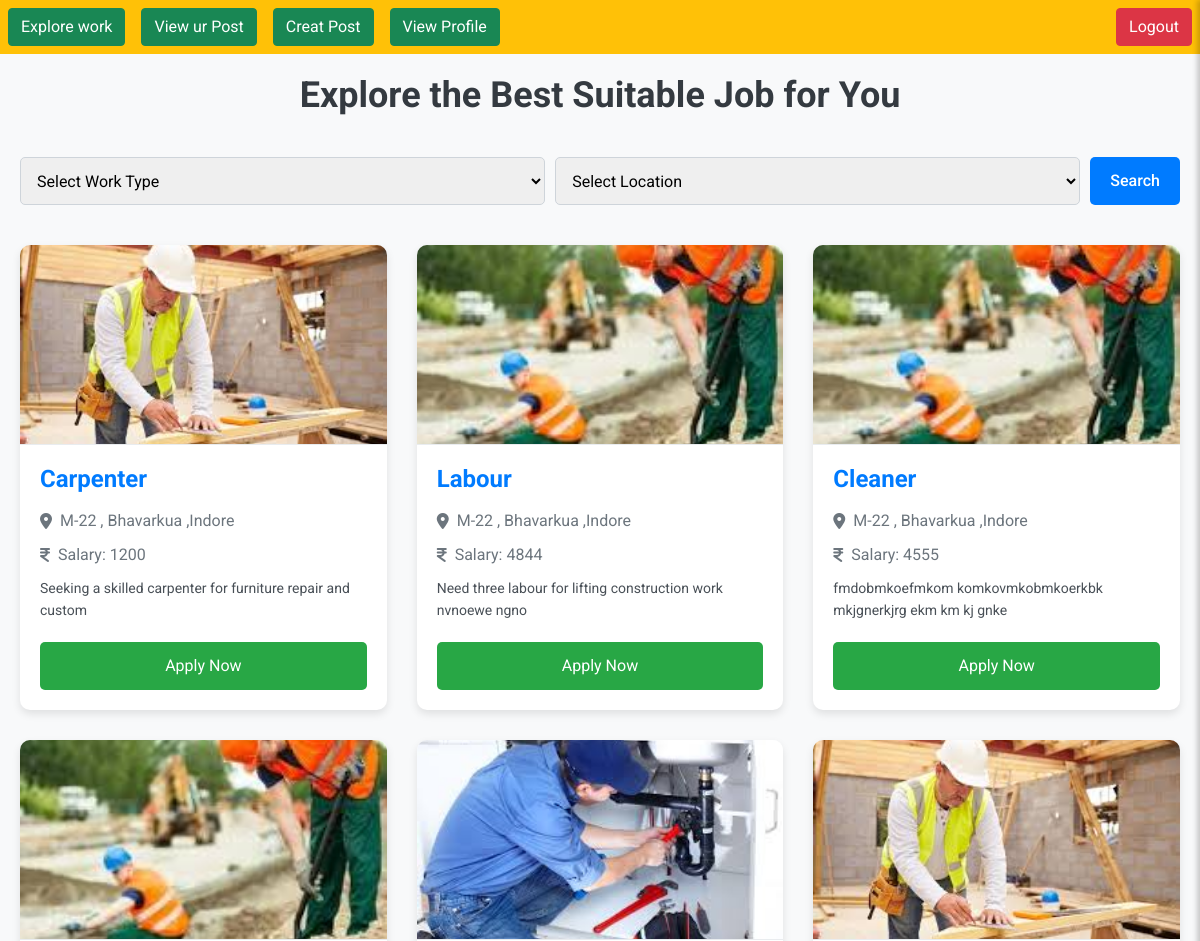
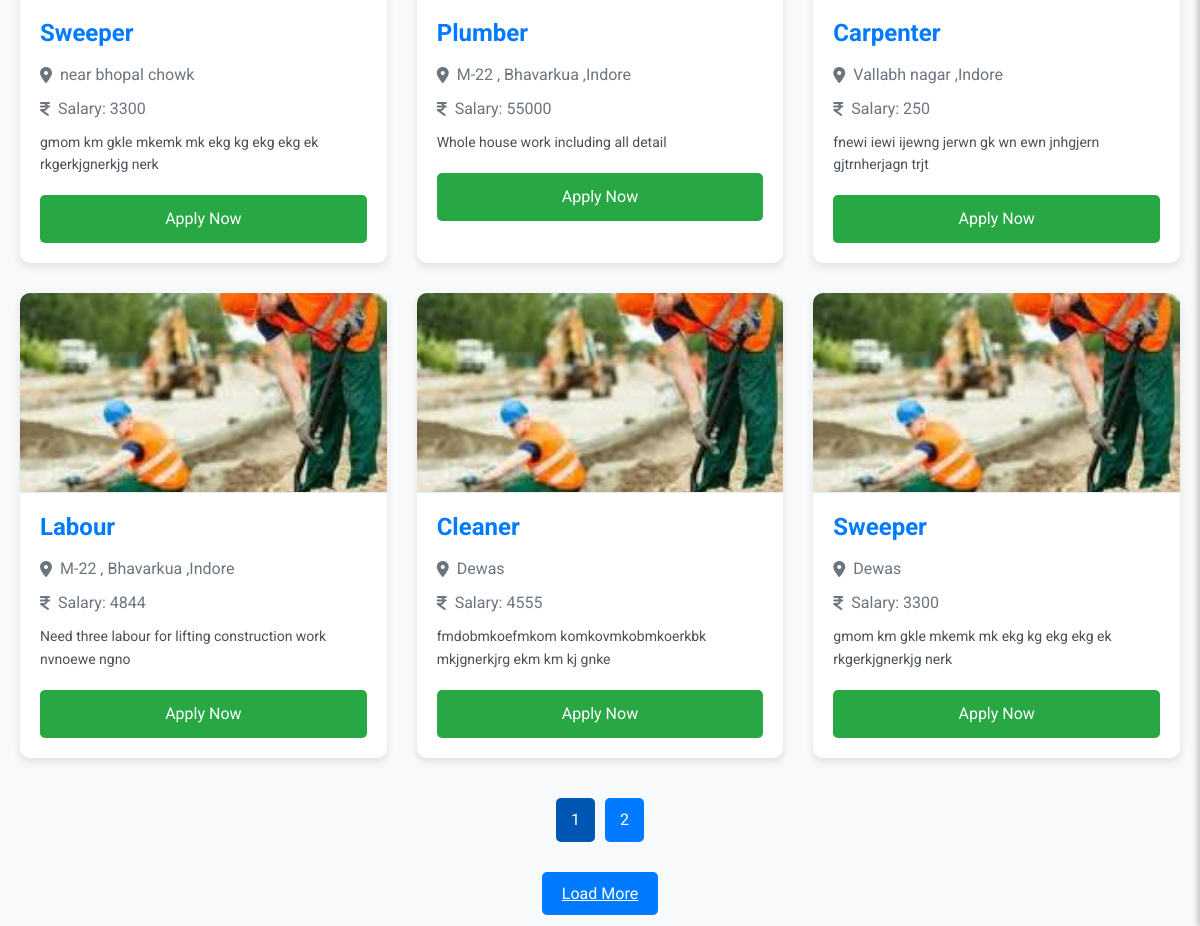
The app's page /Labour/postL.php with its own data (2 pictures, top to bottom).
### tables this page shows
CREATE TABLE `job_post` (
  `post_ID` int(11) NOT NULL,
  `jobTitle` varchar(20) NOT NULL,
  `salary` int(11) NOT NULL,
  `detail` varchar(60) NOT NULL,
  `city` varchar(20) NOT NULL,
  `location` varchar(30) NOT NULL,
  `createdDate` int(11) NOT NULL,
  `impath` varchar(200) NOT NULL,
  `owner` int(11) NOT NULL
);

### Labour/postL.php (the view, shortened to what this page needs)
<?php
include "../Shared/sqlconnection.php";
$limit = 9;
$page = isset($_GET['page']) ? (int)$_GET['page'] : 1;
$offset = ($page - 1) * $limit;
$query = "SELECT * FROM job_post WHERE 1=1";
$query .= " LIMIT $limit OFFSET $offset";
$sql_result = mysqli_query($conn, $query);
$total_query = "SELECT COUNT(*) AS total FROM job_post WHERE 1=1";
$total_result = mysqli_query($conn, $total_query);
$total_row = mysqli_fetch_assoc($total_result);
$total_jobs = $total_row['total'];
$total_pages = ceil($total_jobs / $limit);
?>
<!DOCTYPE html>
<html lang="en">
<head>
    <link rel="stylesheet" href="https://cdnjs.cloudflare.com/ajax/libs/font-awesome/6.0.0/css/all.min.css">
</head>
<body>
<div class="container">
    <h1 class="heading">Explore the Best Suitable Job for You</h1>
    <form class="filter-form" method="POST" action="">
        <select name="jobTitle">
            <option value="">Select Work Type</option>
        </select>
        <select name="location">
            <option value="">Select Location</option>
        </select>
        <button type="submit">Search</button>
    </form>
    <div class="job-grid" id="job-grid">
        <?php
        if (mysqli_num_rows($sql_result) > 0) {
            while ($dbrow = mysqli_fetch_assoc($sql_result)) {
                echo "
                <div class='job-card'>
                    <img src='$dbrow[impath]' alt='$dbrow[jobTitle]' class='job-image'>
                    <div class='job-content'>
                        <h2 class='job-title'>$dbrow[jobTitle]</h2>
                        <div class='job-location'><i class='fas fa-map-marker-alt'></i>$dbrow[location]</div>
                        <div class='job-salary'><i class='fas fa-indian-rupee-sign'></i>Salary: $dbrow[salary]</div>
                        <div class='job-detail'>$dbrow[detail]</div>
                        <button class='apply-btn' onclick='applyForJob($dbrow[post_ID])'>Apply Now</button>
                    </div>
                </div>
                ";
            }
        } else {
            echo "<p>No jobs found. Please adjust your search or filter criteria.</p>";
        }
        ?>
    </div>
    <div class="pagination">
        <?php
        if ($total_pages > 1) {
            for ($i = 1; $i <= $total_pages; $i++) {
                echo "<a href='?page=$i' class='" . ($i == $page ? "active" : "") . "'>$i</a>";
            }
        }
        ?>
    </div>
    <?php if ($page < $total_pages): ?>
        <div class="load-more-container">
            <a href="?page=<?php echo $page + 1; ?>" class="load-more-btn">Load More</a>
        </div>
    <?php endif; ?>
</div>
</body>
</html>

### Labour/postL.php (style rules this page uses)
body { font-family: 'Roboto', sans-serif; background-color: #f8f9fa; margin: 0; padding: 0; color: #333; }
.container { max-width: 1200px; margin: 0 auto; padding: 20px; }
.heading { text-align: center; font-size: 36px; margin-bottom: 40px; color: #343a40; font-weight: 700; }
.filter-form { display: flex; justify-content: space-between; margin-bottom: 40px; gap: 10px; }
.filter-form input, .filter-form select { padding: 12px; border-radius: 5px; border: 1px solid #ced4da; font-size: 16px; width: 100%; }
.filter-form button { padding: 12px 20px; background-color: #007bff; border: none; color: #fff; font-size: 16px; border-radius: 5px; cursor: pointer; width: 150px; font-weight: 500; transition: background-color 0.3s ease; }
.job-grid { display: grid; grid-template-columns: repeat(auto-fill, minmax(300px, 1fr)); gap: 30px; }
.job-card { background-color: #ffffff; border-radius: 10px; overflow: hidden; box-shadow: 0 4px 8px rgba(0, 0, 0, 0.1); transition: transform 0.3s ease, box-shadow 0.3s ease; display: flex; flex-direction: column; }
.job-image { width: 100%; height: 200px; object-fit: cover; border-bottom: 1px solid #e9ecef; }
.job-content { padding: 20px; flex-grow: 1; }
.job-title { font-size: 24px; font-weight: 700; margin-bottom: 15px; color: #007bff; transition: color 0.3s ease; }
.job-location, .job-salary { font-size: 16px; margin-bottom: 10px; display: flex; align-items: center; color: #6c757d; }
.job-location i, .job-salary i { margin-right: 8px; }
.job-detail { font-size: 14px; color: #495057; margin-bottom: 20px; line-height: 1.6; }
.apply-btn { background-color: #28a745; color: #fff; padding: 12px 0; border: none; border-radius: 5px; cursor: pointer; font-size: 16px; text-align: center; transition: background-color 0.3s ease, transform 0.3s ease; width: 100%; }
.pagination { display: flex; justify-content: center; margin-top: 40px; }
.pagination a { padding: 10px 15px; margin: 0 5px; background-color: #007bff; color: #fff; border-radius: 5px; text-decoration: none; transition: background-color 0.3s ease; }
.pagination .active { background-color: #0056b3; }
.load-more-container { text-align: center; margin-top: 40px; }
.load-more-btn { padding: 12px 20px; background-color: #007bff; border: none; color: #fff; font-size: 16px; border-radius: 5px; cursor: pointer; transition: background-color 0.3s ease; }

### records on screen
job_post: impath (picture), jobTitle "Carpenter", location "M-22 , Bhavarkua ,Indore", salary "1200", detail "Seeking a skilled carpenter for furniture repair and custom"
job_post: impath (picture), jobTitle "Labour", location "M-22 , Bhavarkua ,Indore", salary "4844", detail "Need three labour for lifting construction work nvnoewe ngno"
job_post: impath (picture), jobTitle "Cleaner", location "M-22 , Bhavarkua ,Indore", salary "4555", detail "fmdobmkoefmkom komkovmkobmkoerkbk mkjgnerkjrg ekm km kj gnke"
job_post: impath (picture), jobTitle "Sweeper", location "near bhopal chowk", salary "3300", detail "gmom km gkle mkemk mk ekg kg ekg ekg ek rkgerkjgnerkjg nerk"
job_post: impath (picture), jobTitle "Plumber", location "M-22 , Bhavarkua ,Indore", salary "55000", detail "Whole house work including all detail"
job_post: impath (picture), jobTitle "Carpenter", location "Vallabh nagar ,Indore", salary "250", detail "fnewi iewi ijewng jerwn gk wn ewn jnhgjern gjtrnherjagn trjt"
job_post: impath (picture), jobTitle "Labour", location "M-22 , Bhavarkua ,Indore", salary "4844", detail "Need three labour for lifting construction work nvnoewe ngno"
job_post: impath (picture), jobTitle "Cleaner", location "Dewas", salary "4555", detail "fmdobmkoefmkom komkovmkobmkoerkbk mkjgnerkjrg ekm km kj gnke"
job_post: impath (picture), jobTitle "Sweeper", location "Dewas", salary "3300", detail "gmom km gkle mkemk mk ekg kg ekg ekg ek rkgerkjgnerkjg nerk"
